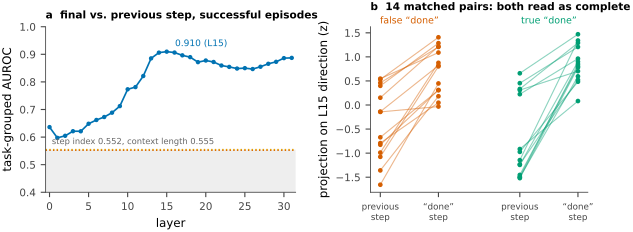

Generate this figure with Python:
"""Perceived-completion direction (astra-perceive): learned inside successful episodes, then read on fs+/fs-.

Sources (verbatim copies of pod /workspace/astra/astra-perceive/analysis/):
  data/pod_astra/perceive/metadata.json        construction pairs, task-grouped CV AUROC by layer, position baselines
  data/pod_astra/perceive/descriptive_v2.json  14 matched fs+/fs- pairs, cross-fitted z-projections (previous step, terminal)
Exploratory: no causal test has been run on this direction.
"""
import numpy as np

from common import FIGS, C, Macros, load, setup_mpl

m = Macros("perceive")
SM = "data/pod_astra/perceive/metadata.json"
SD = "data/pod_astra/perceive/descriptive_v2.json"
md = load("pod_astra/perceive/metadata.json")
dv = load("pod_astra/perceive/descriptive_v2.json")
cv = md["cv"]
rank = sorted(cv["layer_ranking"], key=lambda r: r["layer"])
auc = np.array([r["cv_auc"] for r in rank])
best = max(cv["layer_ranking"], key=lambda r: r["cv_auc"])
L = best["layer"]
summ = next(s for s in dv["summary"] if s["layer"] == L)
rows = dv["rows"]

m.add("pcPairs", md["counts"]["direction_pairs"], SM + " counts.direction_pairs")
m.add("pcTasks", md["counts"]["direction_unique_tasks"], SM + " counts.direction_unique_tasks")
m.add("pcLayer", L, SM + " argmax cv.layer_ranking[].cv_auc")
m.add("pcAuc", f"{best['cv_auc']:.3f}", SM + " max cv_auc")
m.add("pcBaseStep", f"{cv['baselines']['t']['cv_auc']:.3f}", SM + " cv.baselines.t.cv_auc")
m.add("pcBaseCtx", f"{cv['baselines']['n_in']['cv_auc']:.3f}", SM + " cv.baselines.n_in.cv_auc")
m.add("pcConcord", f"{best['pair_concordance']:.3f}", SM + " best layer pair_concordance")
m.add("pcMatchN", summ["n"], SD + f" summary[layer={L}].n")
m.add("pcFsPosMargin", f"{summ['fs_plus_mean_completion_margin']:.2f}", SD + " fs_plus_mean_completion_margin (z)")
m.add("pcFsNegMargin", f"{summ['fs_minus_mean_completion_margin']:.2f}", SD + " fs_minus_mean_completion_margin (z)")
m.add("pcFsPosPositive", round(summ["fs_plus_positive_margin_fraction"] * summ["n"]), SD + " fs_plus_positive_margin_fraction * n")
m.add("pcFsNegPositive", round(summ["fs_minus_positive_margin_fraction"] * summ["n"]), SD + " fs_minus_positive_margin_fraction * n")
m.add("pcTermDiff", f"{summ['matched_terminal_fs_plus_minus_fs_minus']:.2f}", SD + " matched_terminal_fs_plus_minus_fs_minus (z)")
m.add("pcFsPosGt", round(summ["matched_terminal_fs_plus_gt_fs_minus"] * summ["n"]), SD + " matched_terminal_fs_plus_gt_fs_minus * n")
m.write()

plt = setup_mpl()
fig, ax = plt.subplots(1, 2, figsize=(7.0, 2.15), gridspec_kw={"width_ratios": [1.15, 1], "wspace": 0.32})
a = ax[0]
base = max(cv["baselines"]["t"]["cv_auc"], cv["baselines"]["n_in"]["cv_auc"])
a.fill_between([-1, len(auc)], 0.4, base, color="#EEEEEE", lw=0)
a.plot(range(len(auc)), auc, "-o", ms=2.2, color=C["blue"], lw=1.2)
a.axhline(cv["baselines"]["t"]["cv_auc"], color=C["red"], ls=":", lw=1)
a.axhline(cv["baselines"]["n_in"]["cv_auc"], color=C["orange"], ls=":", lw=1)
a.annotate(f"{best['cv_auc']:.3f} (L{L})", (L, best["cv_auc"]), xytext=(6, 4), textcoords="offset points", fontsize=6.5,
           color=C["blue"])
a.text(0.3, base + 0.02, f"step index {cv['baselines']['t']['cv_auc']:.3f}, context length {cv['baselines']['n_in']['cv_auc']:.3f}",
       fontsize=6, color="#666666")
a.set_xlim(-0.5, len(auc) - 0.5), a.set_ylim(0.4, 1.0)
a.set_xlabel("layer"), a.set_ylabel("task-grouped AUROC")
a.set_title("a  final vs. previous step, successful episodes", fontsize=7.6)

b = ax[1]
for j, (lab, col, name) in enumerate([("fs_plus", C["red"], "false “done”"), ("fs_minus", C["green"], "true “done”")]):
    for r in rows:
        p, t = r[lab]["previous_z"][L], r[lab]["terminal_z"][L]
        x0 = j * 2.4
        b.plot([x0, x0 + 1], [p, t], "-", color=col, alpha=0.45, lw=0.8)
        b.plot([x0, x0 + 1], [p, t], "o", color=col, ms=2.4)
b.set_xticks([0, 1, 2.4, 3.4], ["previous\nstep", "“done”\nstep", "previous\nstep", "“done”\nstep"], fontsize=6.3)
b.text(0.5, 1.02, "false “done”", transform=b.get_xaxis_transform(), ha="center", fontsize=6.8, color=C["red"])
b.text(2.9, 1.02, "true “done”", transform=b.get_xaxis_transform(), ha="center", fontsize=6.8, color=C["green"])
b.set_ylabel(f"projection on L{L} direction (z)")
b.set_title(f"b  {summ['n']} matched pairs: both read as complete", fontsize=7.6, pad=12)
fig.savefig(FIGS / "perceive.pdf")
print("perceive ok", L, best["cv_auc"])
